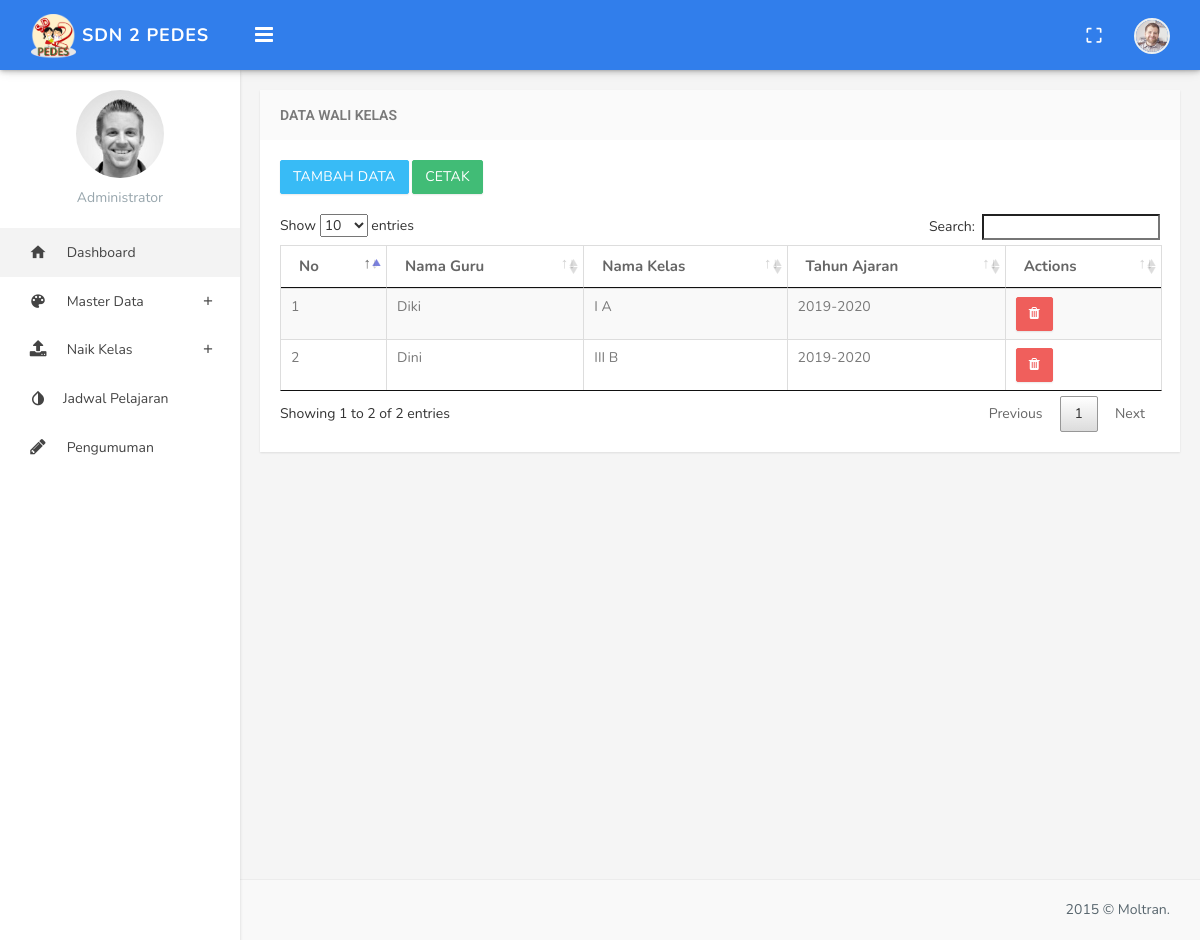
The app's page /index.php/admin/lihatdata/wali, older data.
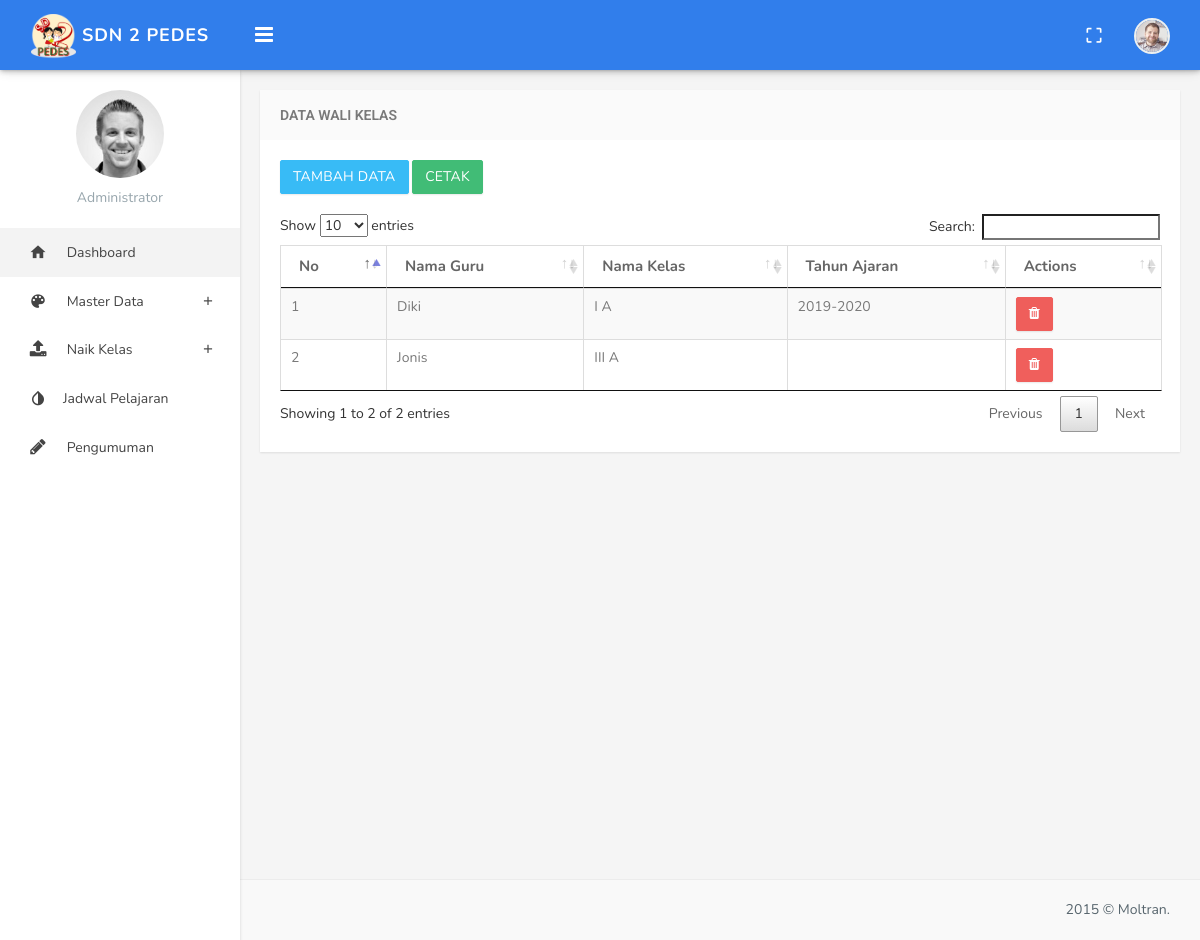
The same page, newer data.
### tables this page shows
CREATE TABLE `wali_kelas` (
  `id` int(5) NOT NULL,
  `id_guru` varchar(25) NOT NULL,
  `id_kelas` int(5) NOT NULL,
  `thn_ajaran` varchar(10) NOT NULL
);

CREATE TABLE `guru` (
  `NIP` varchar(20) NOT NULL,
  `nama` varchar(50) NOT NULL,
  `ttl` varchar(225) NOT NULL,
  `jabatan` varchar(120) NOT NULL,
  `jk` enum('L','P') NOT NULL,
  `agama` varchar(20) NOT NULL,
  `warganegara` varchar(20) NOT NULL,
  `nope` varchar(15) NOT NULL,
  `alamat` varchar(2000) NOT NULL
);

CREATE TABLE `ruang_kelas` (
  `id` int(5) NOT NULL,
  `nama_ruangan` varchar(6) NOT NULL,
  `jumlah_siswa` int(2) NOT NULL,
  `status` int(11) NOT NULL
);

### application/controllers/admin/Lihatdata.php (called while the page is built, shortened)
<?php
class Lihatdata extends CI_Controller
{
	public function wali()
	{
		$data['wali'] = $this->db->select('wali_kelas.*,guru.nama as nama, ruang_kelas.nama_ruangan')->from('wali_kelas')->join("guru", "guru.NIP=wali_kelas.id_guru")->join("ruang_kelas", "ruang_kelas.id=wali_kelas.id_kelas")->get()->result();
		$this->load->view('admin/lihatdata/wali/index',$data);
	}
}

### index.php (called while the page is built, shortened)
<?php
require_once BASEPATH.'core/CodeIgniter.php';

### application/views/admin/lihatdata/wali/index.php (the view, shortened to what this page needs)
<!DOCTYPE html>
<html>
<head>
</head>
<body class="fixed-left">
    <div id="wrapper">
        <div class="content-page">
            <div class="content">
                <div class="container">
                    <div class="row">
                        <div class="col-sm-12">
                            <div class="panel panel-default">
                                <div class="panel-heading"><h3 class="panel-title">Data Wali Kelas</h3></div>
                                <div class="panel-body">
                                    <a href="<?php echo site_url('admin/inputdata/inputwalikelas');?>" class="btn btn-info" style="margin-bottom: 20px;">TAMBAH DATA</a>
                                    <a href="<?=site_url('admin/lihatdata/cetakwali');?>" target="_blank" class="btn btn-success" style="margin-bottom: 20px;">CETAK</a>
                                    <table class="datatables table table-bordered table-striped">
                                        <thead>
                                            <tr>
                                                <th>No</th>
                                                <th>Nama Guru</th>
                                                <th>Nama Kelas</th>
                                                <th>Tahun Ajaran</th>
                                                <th>Actions</th>
                                            </tr>
                                        </thead>
                                        <tbody>
                                            <?php $nomor = 1; ?>
                                            <?php foreach($wali as $sw) : ?>
                                                <tr class="gradeX">
                                                    <td><?= $nomor;?> </td>
                                                    <?php $nomor++;?>
                                                    <td><?= $sw->nama; ?>
                                                    </td>
                                                    <td><?= $sw->nama_ruangan; ?></td>
                                                    <td><?= $sw->thn_ajaran; ?></td>
                                                    <td class="actions">
                                                        <a class="btn btn-danger" href="<?= site_url('admin/lihatdata/destroywali/'.$sw->id);?>" class="on-default remove-row"><i class="fa fa-trash" siswa="<?= $sw->id;?>"></i></a>
                                                    </td>
                                                </tr>
                                            <?php endforeach; ?>
                                        </tbody>
                                    </table>
                                </div>
                            </div>
                        </div>
                    </div>
                </div>
            </div>
            <footer class="footer text-right">
                2015 © Moltran.
            </footer>
        </div>
</div>
</body>
</html>

Row changes from the older to the newer data that the page shows:
removed wali_kelas: id_guru.nama "Dini", id_kelas.nama_ruangan "III B", thn_ajaran "2019-2020"
added wali_kelas: id_guru.nama "Jonis", id_kelas.nama_ruangan "III A"
